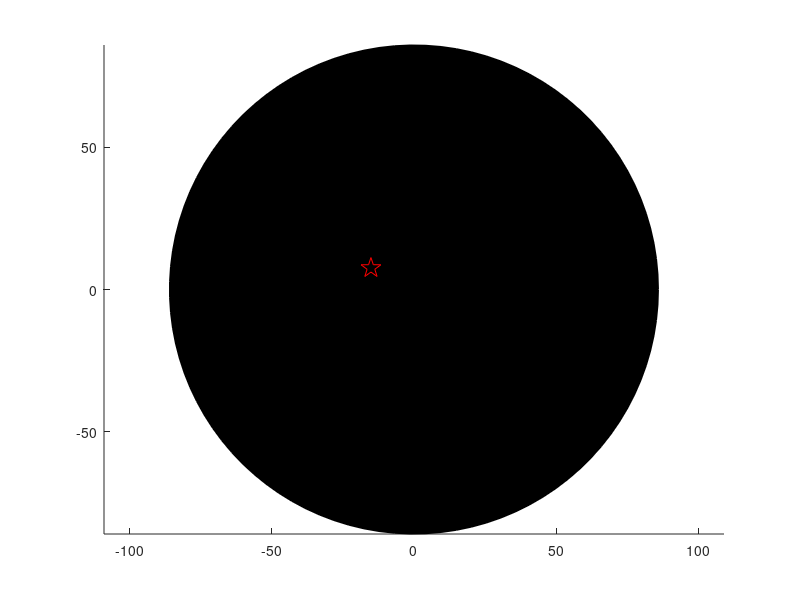

This chart was generated by the following MATLAB code: (Note: this script raises an error after producing the figure.)
%% TEST file to visualize vectors after running experiment
clc;

Rz = @(q)[cosd(q),-sind(q);sind(q),cosd(q)];

figure();
hold on


%% Draw Circle Payload
circ = linspace(0, 2*pi);
diam = 172;
circX = diam/2*cos(circ);
circY = diam/2*sin(circ);

patch(circX, circY, 'k')
axis equal


%% Plot ACTUAL CoM
actualCoM = [-15.12; 7.56];
plot(actualCoM(1),actualCoM(2),'pentagramr','MarkerSize',15)


%% Draw first Arrow
quiver(-86, 0, diam*finalMeasurement_180(1), diam*finalMeasurement_180(2),'--m')
axis equal

%% Draw second Arrow - SIGN FLIPPED SINCE IT IS 180 DEGREES ROTATED
% quiver(86, 0, -diam*finalMeasurement_360(1), -diam*finalMeasurement_360(2))

% ACTUALLY NOW trying from 90 degrees... no need to flip signs or rotate
quiver(0, 86, diam*finalMeasurement_90(1), diam*finalMeasurement_90(2),'--m')
axis equal



%% Plot and Compute Interesection
CoM = getIntersection(diam, finalMeasurement_180, finalMeasurement_90)';
plot(CoM(1),CoM(2), '.g','MarkerSize',30)
